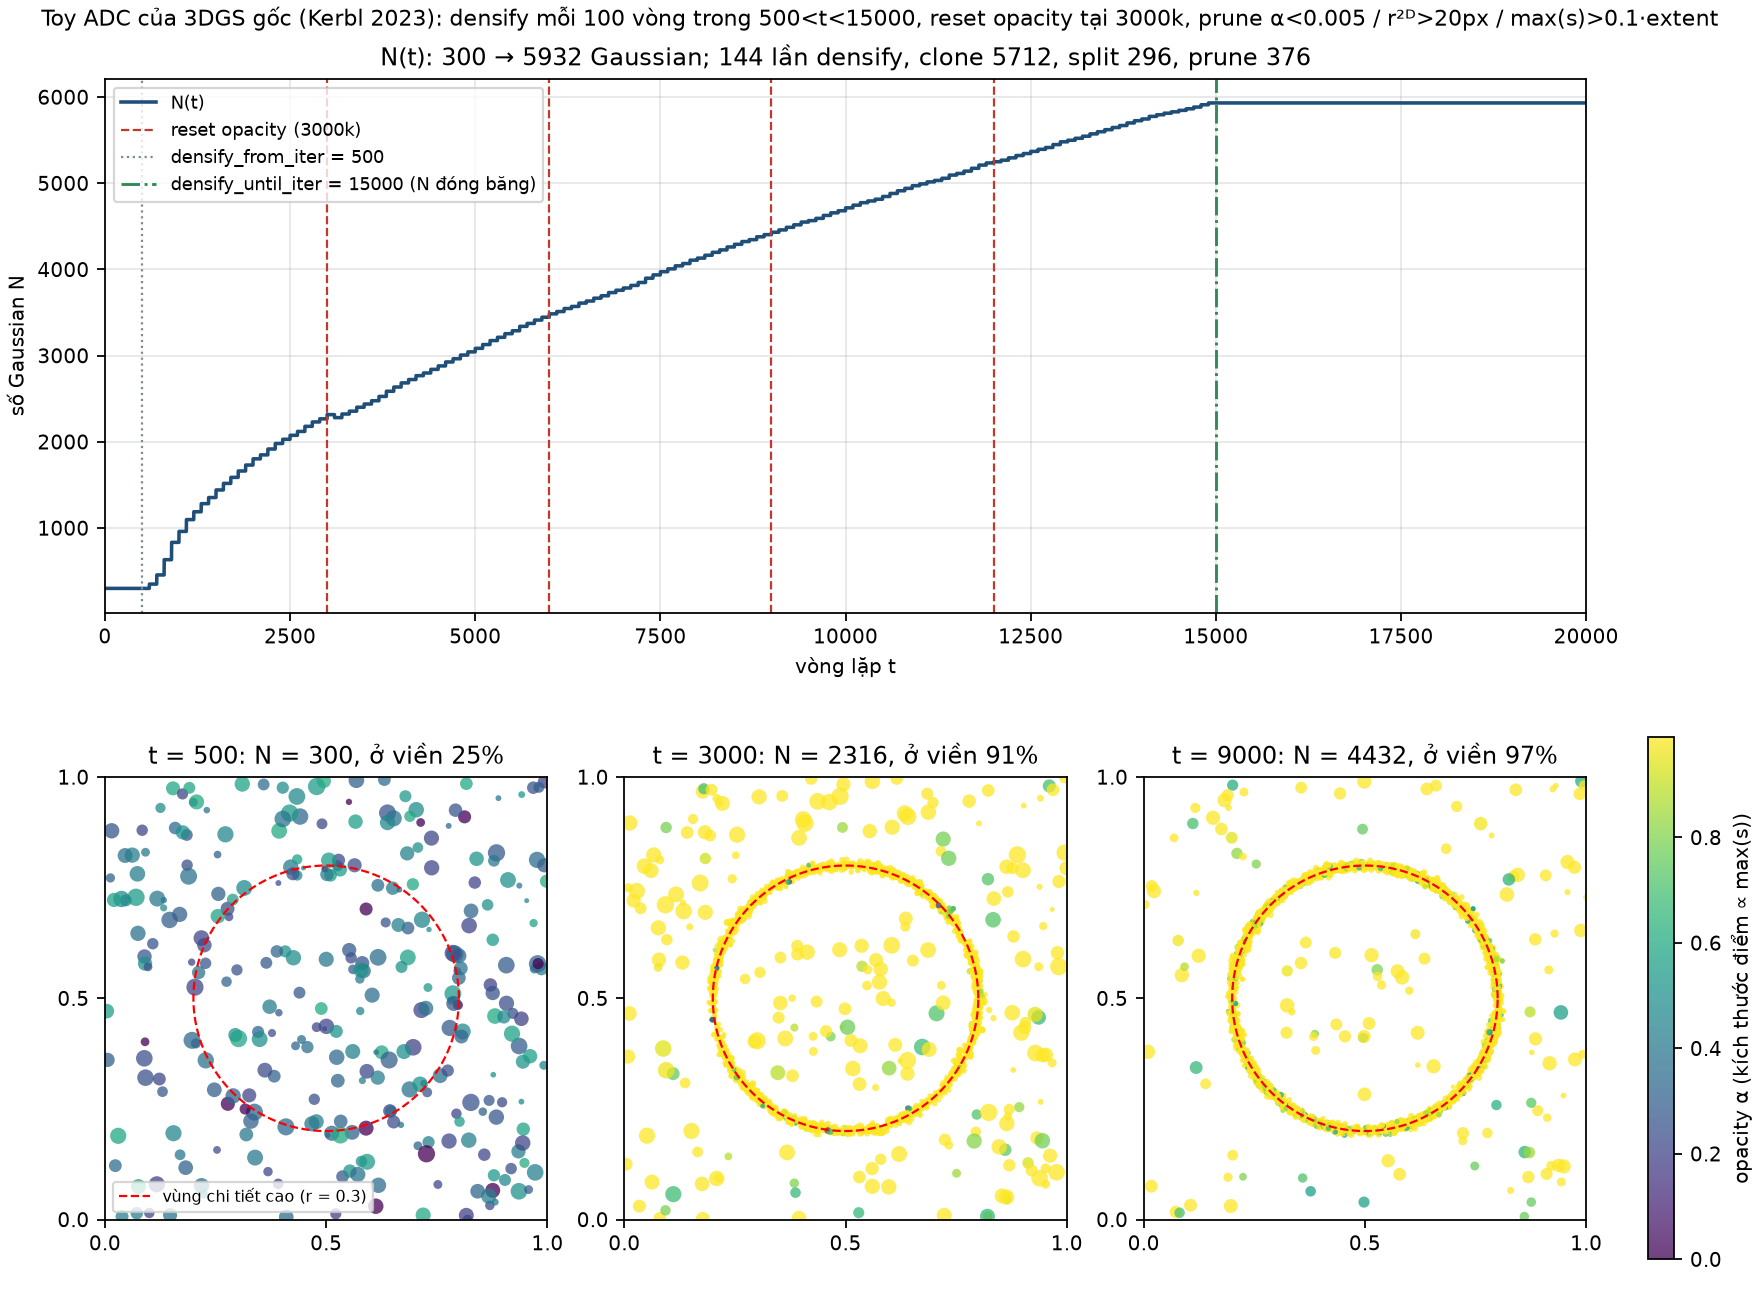

Generate this figure with Python:
"""
adc_3dgs_demo.py — Mô phỏng TOY cơ chế Adaptive Density Control (ADC) của
3D Gaussian Splatting gốc (Kerbl et al. 2023, cấu hình Inria mặc định).

ĐÂY LÀ TOY MODEL: không render ảnh, không có hàm mất mát thật. Gradient
vị trí trên màn hình dL/dmu' được GIẢ LẬP: cao ở các Gaussian nằm gần viền một
đường tròn (vùng "chi tiết cao"), thấp ở nơi khác. Mục đích duy nhất là minh
hoạ đúng LỊCH và CÔNG THỨC 1–6 của ADC (xem _SPEC.md):

  (1) Lịch: tích luỹ gradient mỗi vòng t < 15000; densify + prune mỗi 100 vòng
      trong khoảng 500 < t < 15000 (144 lần); reset opacity tại
      t = 3000, 6000, 9000, 12000; sau 15000 số Gaussian N đóng băng.
  (2) g_bar_i = accum_i / denom_i, với
      accum_i = sum_t 1_i(t) * || sum_x dL/dmu'_i |_x ||,  denom_i = sum_t 1_i(t).
  (3) clone_i = [||g_bar_i|| >= tau_grad] AND [max(s_i) <= delta * extent]
      split_i = [||g_bar_i|| >= tau_grad] AND [max(s_i) >  delta * extent]
      tau_grad = 2e-4, delta = percent_dense = 0.01.
  (4) Clone: copy nguyên theta, gốc giữ  -> N + 1.
      Split: mu^(j) = mu_i + R(q_i) e^(j), e^(j) ~ N(0, diag(s_i^2)),
             scale = s_i / 1.6, gốc xoá, 2 con        -> N + 1.
  (5) Prune cứng: xoá_i = [alpha_i < 0.005] OR [r_i^2D > 20 px, chỉ khi t > 3000]
                          OR [max(s_i) > 0.1 * extent].
  (6) Reset opacity: alpha_i <- sigmoid^-1(min(alpha_i, 0.01)) tại t = 3000k.
      Ở đây alpha được lưu ở dạng XÁC SUẤT (0..1) nên reset là alpha <- min(alpha, 0.01);
      trong code thật alpha lưu dạng logit nên mới có sigmoid^-1.

Không gian là 2D để dễ vẽ; mở rộng 3D chỉ cần mu (N,3), scale (N,3), rot là
quaternion (N,4) thay cho góc xoay (N,), và r^2D tính qua phép chiếu thật.

Chạy:  python DOCS/BOOK/adc_3dgs/adc_3dgs_demo.py
Kết quả: DOCS/BOOK/adc_3dgs/adc_3dgs_demo.png + thống kê in ra màn hình.
Chỉ dùng numpy + matplotlib.
"""

from __future__ import annotations

import os
from dataclasses import dataclass, field

import matplotlib

matplotlib.use("Agg")
import matplotlib.pyplot as plt  # noqa: E402
import numpy as np  # noqa: E402

plt.rcParams["figure.constrained_layout.use"] = True
plt.rcParams["font.size"] = 9

HERE = os.path.dirname(os.path.abspath(__file__))
OUT_PNG = os.path.join(HERE, "adc_3dgs_demo.png")

# Vùng "chi tiết cao" giả lập: viền đường tròn tâm (0.5, 0.5), bán kính 0.3
CIRCLE_C = np.array([0.5, 0.5])
CIRCLE_R = 0.3


# ----------------------------------------------------------------------------
# Cấu hình ADC — các hằng số Inria mặc định, KHÔNG đổi số
# ----------------------------------------------------------------------------
@dataclass
class ADCConfig:
    tau_grad: float = 2e-4                 # ngưỡng ||g_bar||  (công thức 3)
    percent_dense: float = 0.01            # delta               (công thức 3)
    opacity_reset_iters: tuple = (3000, 6000, 9000, 12000)  # (công thức 1, 6)
    densify_every: int = 100               # (công thức 1)
    densify_from_iter: int = 500           # (công thức 1)
    densify_until_iter: int = 15000        # (công thức 1)
    alpha_min: float = 0.005               # (công thức 5)
    radius_2d_max_px: float = 20.0         # (công thức 5)
    scale_max_ratio: float = 0.1           # (công thức 5)
    scale_shrink_on_split: float = 1.6     # (công thức 4)
    reset_opacity_value: float = 0.01      # (công thức 6)
    total_iters: int = 20000               # chạy quá 15000 để thấy N đứng yên
    extent: float = 1.0                    # kích thước cảnh (cạnh hình vuông [0,1]^2)

    # --- tham số CHỈ của phần giả lập (không thuộc ADC) ---
    focal_px: float = 800.0                # r^2D ~ max(s) * focal / depth, depth = 1
    visibility_p: float = 0.7              # xác suất 1_i(t) = 1
    alpha_grow_per_iter: float = 0.0006    # opacity tự tăng giữa 2 lần reset (trung bình)
    alpha_decay_per_iter: float = 0.004    # Gaussian "chết" bị giảm alpha
    dying_fraction: float = 0.04           # tỉ lệ Gaussian mới bị gán "chết"
    grad_rim_level: float = 4.0            # gradient ở viền ≈ 4 * tau_grad
    grad_bg_level: float = 0.3             # gradient nơi khác ≈ 0.3 * tau_grad
    grad_band: float = 0.03                # bề rộng băng viền gradient cao
    density_sat: float = 1.0               # bão hoà gradient khi đông hàng xóm
    density_cell: float = 0.02             # ô lưới đếm mật độ cục bộ
    pos_lr: float = 0.002                  # "bước tối ưu" kéo Gaussian về viền
    pos_noise: float = 3e-4                # nhiễu vị trí mỗi vòng
    snapshot_iters: tuple = (500, 3000, 9000, 15000)


# ----------------------------------------------------------------------------
# Đám mây Gaussian 2D
# ----------------------------------------------------------------------------
@dataclass
class GaussianCloud:
    """Tập Gaussian 2D. Mọi mảng có cùng chiều dài N.

    mu    (N,2)  tâm
    scale (N,2)  bán trục s_i (độ lệch chuẩn theo 2 trục riêng)
    rot   (N,)   góc xoay theta_i — đóng vai trò R(q_i) trong 2D
    alpha (N,)   opacity dạng xác suất (code thật lưu logit)
    accum (N,)   sum_t 1_i(t) * ||g_i(t)||          (công thức 2)
    denom (N,)   sum_t 1_i(t)                        (công thức 2)
    rate  (N,)   [chỉ giả lập] tốc độ đổi alpha mỗi vòng (+: sống, -: chết)
    """

    mu: np.ndarray
    scale: np.ndarray
    rot: np.ndarray
    alpha: np.ndarray
    accum: np.ndarray = field(default=None)
    denom: np.ndarray = field(default=None)
    rate: np.ndarray = field(default=None)

    def __post_init__(self):
        n = len(self.mu)
        if self.accum is None:
            self.accum = np.zeros(n)
        if self.denom is None:
            self.denom = np.zeros(n)
        if self.rate is None:
            self.rate = np.zeros(n)
        self.check()

    _FIELDS = ("mu", "scale", "rot", "alpha", "accum", "denom", "rate")

    @property
    def n(self) -> int:
        return len(self.mu)

    def check(self):
        n = self.n
        for f in self._FIELDS:
            arr = getattr(self, f)
            assert len(arr) == n, f"mảng {f} có {len(arr)} phần tử, mong {n}"
        assert self.mu.shape == (n, 2) and self.scale.shape == (n, 2)

    def reset_grad_stats(self):
        """Đặt lại accum, denom = 0 sau mỗi lần densify (như code gốc)."""
        self.accum = np.zeros(self.n)
        self.denom = np.zeros(self.n)
        self.check()

    def grow(self, other: "GaussianCloud"):
        """Nối thêm các Gaussian mới (clone / con của split)."""
        other.check()
        for f in self._FIELDS:
            setattr(self, f, np.concatenate([getattr(self, f), getattr(other, f)], axis=0))
        self.check()

    def keep(self, mask: np.ndarray):
        """Giữ lại các Gaussian có mask = True (xoá gốc bị split, prune)."""
        assert mask.shape == (self.n,), f"mask {mask.shape} không khớp N={self.n}"
        for f in self._FIELDS:
            setattr(self, f, getattr(self, f)[mask])
        self.check()

    def copy(self) -> "GaussianCloud":
        return GaussianCloud(**{f: getattr(self, f).copy() for f in self._FIELDS})

    def max_scale(self) -> np.ndarray:
        return self.scale.max(axis=1)


def rot2d(theta: np.ndarray) -> np.ndarray:
    """Ma trận xoay 2D (N,2,2) — R(q_i) trong 2D."""
    c, s = np.cos(theta), np.sin(theta)
    return np.stack([np.stack([c, -s], -1), np.stack([s, c], -1)], -2)


# ----------------------------------------------------------------------------
# Giả lập gradient và visibility
# ----------------------------------------------------------------------------
def local_density(mu: np.ndarray, cell: float) -> np.ndarray:
    """Số Gaussian trong cùng ô lưới (cell x cell) — đo "đã đủ dày chưa"."""
    ncell = int(np.ceil(1.0 / cell))
    ij = np.clip((mu / cell).astype(int), 0, ncell - 1)
    flat = ij[:, 0] * ncell + ij[:, 1]
    counts = np.bincount(flat, minlength=ncell * ncell)
    return counts[flat].astype(float)


def fake_gradient_norms(mu: np.ndarray, rng: np.random.Generator, cfg: ADCConfig):
    """Giả lập || sum_x dL/dmu'_i |_x || cho từng Gaussian, và visibility 1_i(t).

    - Gaussian nằm trong băng |dist - 0.3| < grad_band quanh viền tròn nhận
      gradient ≈ grad_rim_level * tau_grad (vùng chi tiết cao, ảnh chưa khớp).
    - Nơi khác gradient ≈ grad_bg_level * tau_grad (< tau_grad).
    - Cộng nhiễu nhân log-normal.
    - Gradient bị chia bớt khi ô lưới đã đông (mô phỏng: nhiều Gaussian cùng
      phủ một vùng thì mỗi cái nhận ít lỗi hơn) — nếu không có, N sẽ bùng nổ mũ.
    - 1_i(t) ~ Bernoulli(visibility_p): Gaussian có nằm trong khung nhìn không.
    """
    dist = np.linalg.norm(mu - CIRCLE_C, axis=1)
    in_band = np.abs(dist - CIRCLE_R) < cfg.grad_band
    base = np.where(in_band, cfg.grad_rim_level, cfg.grad_bg_level) * cfg.tau_grad
    noise = np.exp(rng.normal(0.0, 0.35, size=len(mu)))
    dens = local_density(mu, cfg.density_cell)
    g = base * noise / (1.0 + dens / cfg.density_sat)
    visible = rng.random(len(mu)) < cfg.visibility_p
    return g, visible


def accumulate(cloud: GaussianCloud, g: np.ndarray, visible: np.ndarray):
    # công thức (2): accum += 1_i(t) * ||g_i||, denom += 1_i(t)
    cloud.accum += visible * g
    cloud.denom += visible.astype(float)


def compute_g_bar(cloud: GaussianCloud) -> np.ndarray:
    # công thức (2): g_bar_i = accum_i / denom_i (denom = 0 -> g_bar = 0)
    return np.where(cloud.denom > 0, cloud.accum / np.maximum(cloud.denom, 1.0), 0.0)


# ----------------------------------------------------------------------------
# Bước tối ưu giả lập (không thuộc ADC)
# ----------------------------------------------------------------------------
def fake_optimizer_step(cloud: GaussianCloud, rng: np.random.Generator, cfg: ADCConfig):
    """Mô phỏng ảnh hưởng của gradient descent lên theta giữa 2 lần densify:
    - Gaussian gần viền bị kéo về đúng viền (clone tách khỏi gốc nhờ bước này,
      như trong code thật hai bản sao nhận gradient khác nhau và trôi ra).
    - Nhiễu vị trí nhỏ.
    - Opacity tự tăng (rate > 0) hoặc giảm dần với Gaussian "chết" (rate < 0).
    """
    d = cloud.mu - CIRCLE_C
    dist = np.linalg.norm(d, axis=1) + 1e-9
    near = np.abs(dist - CIRCLE_R) < 2 * cfg.grad_band
    radial = d / dist[:, None]
    step = -cfg.pos_lr * (dist - CIRCLE_R)[:, None] * radial * near[:, None]
    cloud.mu = cloud.mu + step + rng.normal(0.0, cfg.pos_noise, size=cloud.mu.shape)
    cloud.mu = np.clip(cloud.mu, 0.0, 1.0)
    # công thức (6) ghi chú: giữa 2 lần reset, alpha tự do lên tới 0.99
    cloud.alpha = np.clip(cloud.alpha + cloud.rate, 0.0, 0.99)


def new_rates(n: int, rng: np.random.Generator, cfg: ADCConfig) -> np.ndarray:
    dying = rng.random(n) < cfg.dying_fraction
    grow = cfg.alpha_grow_per_iter * rng.uniform(0.3, 1.7, size=n)   # mỗi Gaussian hồi alpha nhanh/chậm khác nhau
    return np.where(dying, -cfg.alpha_decay_per_iter, grow)


# ----------------------------------------------------------------------------
# ADC: densify (clone / split) + prune
# ----------------------------------------------------------------------------
def densify_and_prune(cloud: GaussianCloud, t: int, rng: np.random.Generator,
                      cfg: ADCConfig) -> dict:
    """Một lần densify + prune. Trả về thống kê {clone, split, prune}.

    Thứ tự bắt buộc để tránh lệch kích thước mảng:
      1. tính g_bar, mask clone/split trên N cũ
      2. tạo Gaussian mới (bản clone, 2 con của split) từ N cũ
      3. xoá gốc bị split, rồi nối các Gaussian mới
      4. tính mask prune trên cloud MỚI (N mới) và lọc
      5. reset accum/denom cho toàn bộ
    """
    n_old = cloud.n
    g_bar = compute_g_bar(cloud)
    max_s = cloud.max_scale()
    thr_scale = cfg.percent_dense * cfg.extent

    # công thức (3): điều kiện clone/split
    high = g_bar >= cfg.tau_grad
    clone_mask = high & (max_s <= thr_scale)
    split_mask = high & (max_s > thr_scale)
    assert clone_mask.shape == (n_old,) and split_mask.shape == (n_old,)

    # công thức (4) — Clone: copy nguyên theta, gốc giữ nguyên
    clones = GaussianCloud(
        mu=cloud.mu[clone_mask].copy(),
        scale=cloud.scale[clone_mask].copy(),
        rot=cloud.rot[clone_mask].copy(),
        alpha=cloud.alpha[clone_mask].copy(),
        accum=np.zeros(clone_mask.sum()),
        denom=np.zeros(clone_mask.sum()),
        rate=new_rates(int(clone_mask.sum()), rng, cfg),
    )

    # công thức (4) — Split: 2 con, mu^(j) = mu_i + R(q_i) e^(j), e^(j) ~ N(0, diag(s_i^2)),
    # scale = s_i / 1.6, gốc bị xoá
    idx = np.nonzero(split_mask)[0]
    k = 2
    par_mu = np.repeat(cloud.mu[idx], k, axis=0)
    par_s = np.repeat(cloud.scale[idx], k, axis=0)
    par_rot = np.repeat(cloud.rot[idx], k)
    par_alpha = np.repeat(cloud.alpha[idx], k)
    e = rng.normal(0.0, 1.0, size=par_mu.shape) * par_s           # e ~ N(0, diag(s^2))
    R = rot2d(par_rot)                                             # R(q_i)
    child_mu = par_mu + np.einsum("nij,nj->ni", R, e)
    child_mu = np.clip(child_mu, 0.0, 1.0)
    children = GaussianCloud(
        mu=child_mu,
        scale=par_s / cfg.scale_shrink_on_split,
        rot=par_rot,
        alpha=par_alpha,
        accum=np.zeros(len(par_mu)),
        denom=np.zeros(len(par_mu)),
        rate=new_rates(len(par_mu), rng, cfg),
    )

    # xoá gốc bị split (mask trên N cũ), rồi nối clone + con
    cloud.keep(~split_mask)
    cloud.grow(clones)
    cloud.grow(children)
    n_after_grow = cloud.n
    assert n_after_grow == n_old + clone_mask.sum() + split_mask.sum()  # mỗi clone/split -> N+1

    # công thức (5): prune cứng — mask tính trên cloud SAU KHI grow
    max_s_new = cloud.max_scale()
    r2d_px = max_s_new * cfg.focal_px                 # r^2D ~ max(s) * focal / depth (depth=1)
    prune = cloud.alpha < cfg.alpha_min
    if t > cfg.opacity_reset_iters[0]:                # chỉ khi t > 3000
        prune |= r2d_px > cfg.radius_2d_max_px
    prune |= max_s_new > cfg.scale_max_ratio * cfg.extent
    assert prune.shape == (n_after_grow,)
    cloud.keep(~prune)

    cloud.reset_grad_stats()
    return {"clone": int(clone_mask.sum()), "split": int(split_mask.sum()),
            "prune": int(prune.sum())}


def maybe_reset_opacity(cloud: GaussianCloud, t: int, cfg: ADCConfig) -> bool:
    """công thức (6): tại t = 3000k, alpha_i <- sigmoid^-1(min(alpha_i, 0.01)).

    alpha ở đây lưu dạng xác suất nên chỉ cần min(alpha, 0.01); trong code thật
    tham số là logit nên lưu sigmoid^-1(.) rồi sigmoid lại khi render.
    """
    if t in cfg.opacity_reset_iters:
        cloud.alpha = np.minimum(cloud.alpha, cfg.reset_opacity_value)
        return True
    return False


# ----------------------------------------------------------------------------
# Vòng mô phỏng
# ----------------------------------------------------------------------------
def rim_fraction(mu: np.ndarray, band: float = 0.05) -> float:
    dist = np.linalg.norm(mu - CIRCLE_C, axis=1)
    return float(np.mean(np.abs(dist - CIRCLE_R) < band))


def init_cloud(n0: int, rng: np.random.Generator, cfg: ADCConfig) -> GaussianCloud:
    mu = rng.uniform(0.0, 1.0, size=(n0, 2))
    scale = rng.uniform(0.005, 0.03, size=(n0, 2))
    rot = rng.uniform(0.0, 2 * np.pi, size=n0)
    alpha = np.full(n0, 0.1)                       # 3DGS khởi tạo opacity = 0.1
    return GaussianCloud(mu=mu, scale=scale, rot=rot, alpha=alpha,
                         rate=new_rates(n0, rng, cfg))


def run_simulation(cfg: ADCConfig, seed: int = 0, n0: int = 300) -> dict:
    rng = np.random.default_rng(seed)
    cloud = init_cloud(n0, rng, cfg)
    n_hist = np.zeros(cfg.total_iters + 1, dtype=int)
    n_hist[0] = cloud.n
    snapshots = {}
    totals = {"clone": 0, "split": 0, "prune": 0, "densify_calls": 0}
    log = []  # (t, clone, split, prune)
    rim0 = rim_fraction(cloud.mu)

    for t in range(1, cfg.total_iters + 1):
        # công thức (1): tích luỹ gradient chỉ khi t < densify_until_iter
        if t < cfg.densify_until_iter:
            g, vis = fake_gradient_norms(cloud.mu, rng, cfg)
            accumulate(cloud, g, vis)

        fake_optimizer_step(cloud, rng, cfg)

        # công thức (1): densify + prune mỗi 100 vòng, 500 < t < 15000
        if (t % cfg.densify_every == 0 and cfg.densify_from_iter < t < cfg.densify_until_iter):
            st = densify_and_prune(cloud, t, rng, cfg)
            for k_ in ("clone", "split", "prune"):
                totals[k_] += st[k_]
            totals["densify_calls"] += 1
            log.append((t, st["clone"], st["split"], st["prune"]))

        n_hist[t] = cloud.n
        if t in cfg.snapshot_iters:           # chụp TRƯỚC reset opacity để thấy alpha
            snapshots[t] = cloud.copy()

        # công thức (6): reset opacity (sau densify cùng vòng, như train.py gốc)
        maybe_reset_opacity(cloud, t, cfg)

    return {"cloud": cloud, "n_hist": n_hist, "snapshots": snapshots,
            "totals": totals, "log": log, "n0": n0, "rim0": rim0,
            "rim1": rim_fraction(cloud.mu)}


# ----------------------------------------------------------------------------
# Vẽ hình
# ----------------------------------------------------------------------------
def make_figure(res: dict, cfg: ADCConfig, path: str):
    n_hist = res["n_hist"]
    snaps = res["snapshots"]
    fig = plt.figure(figsize=(11, 8.2))
    gs = fig.add_gridspec(2, 3, height_ratios=[1.0, 1.15])

    # --- N(t) ---
    ax = fig.add_subplot(gs[0, :])
    ax.plot(np.arange(len(n_hist)), n_hist, color="#1f4e79", lw=1.6, label="N(t)")
    for i, r in enumerate(cfg.opacity_reset_iters):
        ax.axvline(r, color="#c0392b", ls="--", lw=1,
                   label="reset opacity (3000k)" if i == 0 else None)
    ax.axvline(cfg.densify_from_iter, color="#7f8c8d", ls=":", lw=1,
               label="densify_from_iter = 500")
    ax.axvline(cfg.densify_until_iter, color="#2e8b57", ls="-.", lw=1.3,
               label="densify_until_iter = 15000 (N đóng băng)")
    ax.set_xlabel("vòng lặp t")
    ax.set_ylabel("số Gaussian N")
    ax.set_title(f"N(t): {res['n0']} → {n_hist[-1]} Gaussian; "
                 f"{res['totals']['densify_calls']} lần densify, "
                 f"clone {res['totals']['clone']}, split {res['totals']['split']}, "
                 f"prune {res['totals']['prune']}")
    ax.set_xlim(0, cfg.total_iters)
    ax.grid(alpha=0.3)
    ax.legend(loc="upper left", fontsize=8)

    # --- 3 scatter ---
    plot_iters = [it for it in (500, 3000, 9000) if it in snaps]
    all_alpha = np.concatenate([snaps[it].alpha for it in plot_iters])
    vmin, vmax = 0.0, float(all_alpha.max())
    theta = np.linspace(0, 2 * np.pi, 200)
    sc = None
    for j, it in enumerate(plot_iters):
        axs = fig.add_subplot(gs[1, j])
        c = snaps[it]
        size = (c.max_scale() / 0.03) ** 2 * 60 + 2      # diện tích ∝ scale^2
        sc = axs.scatter(c.mu[:, 0], c.mu[:, 1], s=size, c=c.alpha, cmap="viridis",
                         vmin=vmin, vmax=vmax, alpha=0.75, linewidths=0)
        axs.plot(CIRCLE_C[0] + CIRCLE_R * np.cos(theta), CIRCLE_C[1] + CIRCLE_R * np.sin(theta),
                 "r--", lw=1, label="vùng chi tiết cao (r = 0.3)")
        axs.set_xlim(0, 1)
        axs.set_ylim(0, 1)
        axs.set_aspect("equal")
        axs.set_title(f"t = {it}: N = {c.n}, ở viền {100 * rim_fraction(c.mu):.0f}%")
        axs.set_xticks([0, 0.5, 1])
        axs.set_yticks([0, 0.5, 1])
        if j == 0:
            axs.legend(loc="lower left", fontsize=7)
    cb = fig.colorbar(sc, ax=fig.axes[1:], shrink=0.85, pad=0.02)
    cb.set_label("opacity α (kích thước điểm ∝ max(s))")

    fig.suptitle("Toy ADC của 3DGS gốc (Kerbl 2023): densify mỗi 100 vòng trong 500<t<15000, "
                 "reset opacity tại 3000k, prune α<0.005 / r²ᴰ>20px / max(s)>0.1·extent",
                 fontsize=10)
    fig.savefig(path, dpi=160)
    plt.close(fig)


# ----------------------------------------------------------------------------
def main():
    cfg = ADCConfig()
    res = run_simulation(cfg, seed=0, n0=300)
    make_figure(res, cfg, OUT_PNG)

    tot = res["totals"]
    n_hist = res["n_hist"]
    print("=== Toy ADC 3DGS ===")
    print(f"N ban đầu           : {res['n0']}")
    print(f"N cuối (t={cfg.total_iters}) : {n_hist[-1]}")
    print(f"N tại t=15000        : {n_hist[cfg.densify_until_iter]}  "
          f"(đứng yên sau đó: {np.all(n_hist[cfg.densify_until_iter:] == n_hist[-1])})")
    print(f"số lần densify       : {tot['densify_calls']}")
    print(f"tổng clone / split / prune : {tot['clone']} / {tot['split']} / {tot['prune']}")
    print(f"tỉ lệ Gaussian ở băng viền |dist-0.3|<0.05 : đầu {100 * res['rim0']:.1f}%  "
          f"→ cuối {100 * res['rim1']:.1f}%")
    for it, c in sorted(res["snapshots"].items()):
        print(f"  snapshot t={it:5d}: N={c.n:5d}, ở viền {100 * rim_fraction(c.mu):.1f}%, "
              f"alpha trung bình {c.alpha.mean():.3f}")
    print("Đã lưu:")
    print(f"  {OUT_PNG}")


if __name__ == "__main__":
    main()
